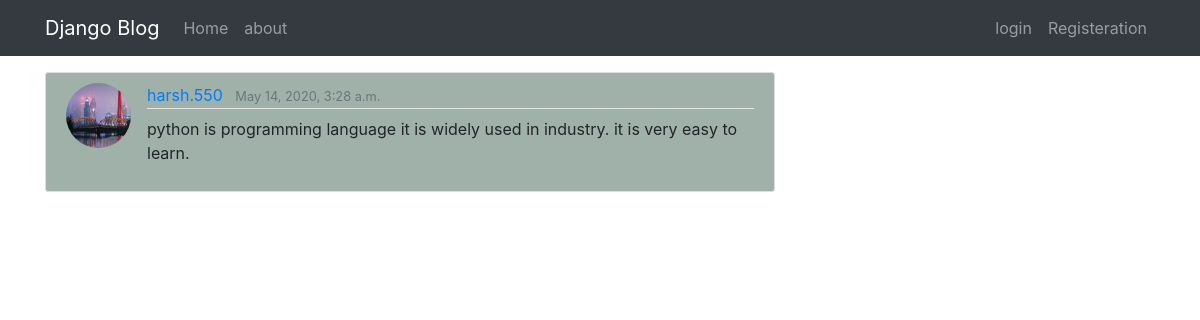
The page /detail/2/ on the database its author committed.
### blogs/models.py (models this page shows, shortened)
class Post(models.Model):
    title = models.CharField(max_length=100)
    content = models.TextField()
    date_posted = models.DateTimeField(default=timezone.now)
    author = models.ForeignKey(User,on_delete = models.CASCADE)

### users/models.py (models this page shows, shortened)
class profile(models.Model):
    user = models.OneToOneField(User,on_delete=models.CASCADE)
    image = models.ImageField(default="default.jpg",upload_to='profile_pics')

### blogs/views.py (the view)
# urls.py: path('detail/<int:pk>/',PostDetailView.as_view(),name="detail"),
class PostDetailView(DetailView):
    model = Post
    template_name="blogs/detail.html"

### blogs/templates/blogs/detail.html (shortened to what this page needs)
{% extends "blogs/base.html" %}
{% block body %}
<article class="media content-section">
    <img class="rounded-circle article-img" src="{{ object.author.profile.image.url}}">
    <div class="media-body">
        <div class="article-metadata">
            <a class="mr-2" href="{% url  'user-post'  object.author.username %}">{{object.author}}</a>
            <small class="text-muted">{{object.date_posted}}</small>
        </div>
        <p class="article-content">{{object.content}}</p>
    </div>
{% endblock %}

### blogs/static/blogs/style.css (style rules this page uses)
body { background: #bd1212; color: #ca3232; margin-top: 5rem; }
.content-section { margin-top: 1rem; background: #a0b1a9; padding: 10px 20px; border: 1px solid #dddddd; border-radius: 3px; margin-bottom: 20px; }
.article-content { white-space: pre-line; }
.article-img { height: 65px; width: 65px; margin-right: 16px; }
.article-metadata { padding-bottom: 1px; margin-bottom: 4px; border-bottom: 1px solid #e3e3e3 }

### rows shown on the page
Post: author.profile.image (picture), author "harsh.550", date_posted "May 14, 2020, 3:28 a.m.", content "python is programming language it is widely used in industry. it is very easy to learn."
